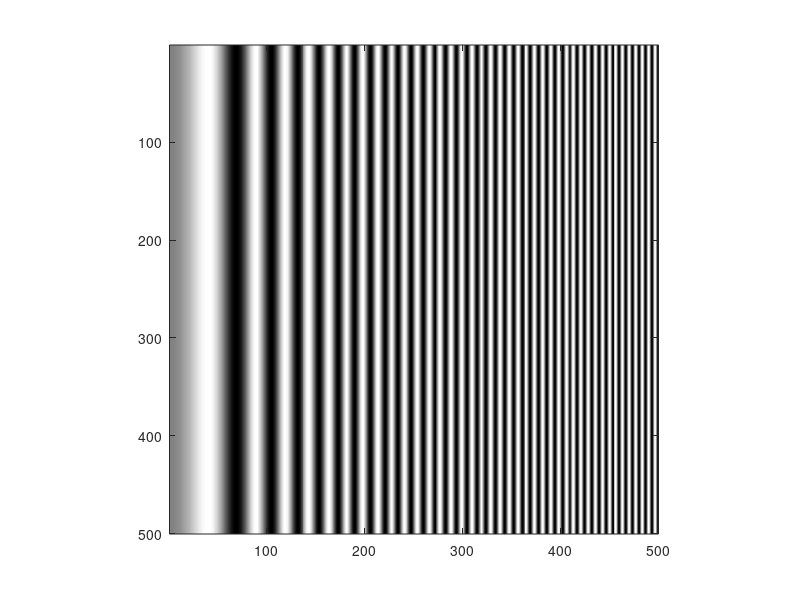
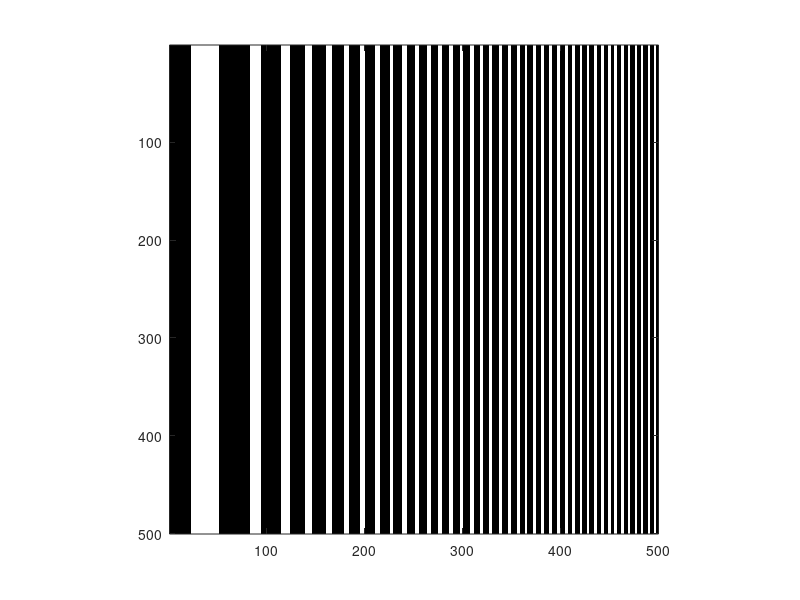

Reproduce these figures in MATLAB, in order.
f=.001;  %frequency
theta=pi/2; %orientation angle
spacing=1:500;  %number of pixels on a side of the final image, we should make sure this is much higher than in our sensor later
[x,y]=meshgrid(2*pi/f*spacing,spacing');

sinusoidalim=sin(f*(cos(theta)*x+sin(theta)*y).^2);
squareim=(1+sign(sinusoidalim-.5))/2;
sinusoidalim=rot90(sinusoidalim,1);
squareim=rot90(squareim,1);

%%% Horizontal line
min_size=min(size(sinusoidalim));
center=round(min_size/2);
max_size=max(size(sinusoidalim));
x=linspace(1, max_size, max_size);
data_sinusoidalim=sinusoidalim(center,:);
data_squareim=squareim(center,:);

%%% Make images
imwrite(sinusoidalim, 'sinusoidalim_line.jpg');
imwrite(squareim, 'squareim_line.jpg');

figure(1)
imagesc(sinusoidalim)
axis square
colormap(gray)

% threshold the sinusoidal pattern to get the square pattern
squareim=(1+sign(sinusoidalim-.5))/2;

figure(2)
imagesc(squareim)
axis square
colormap(gray)
